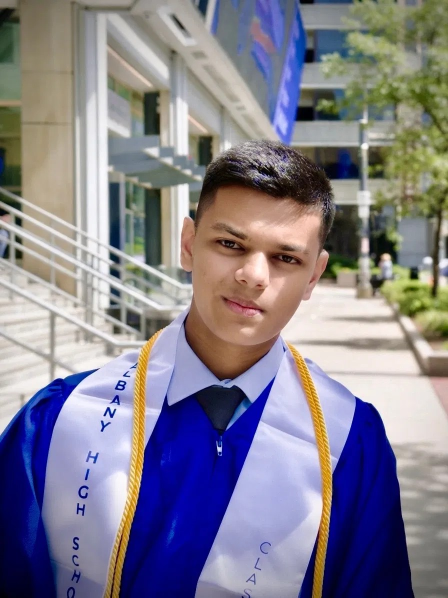
#> input picture brand/photos/preview-6.jpg, 896 x 1195 px (shown at 1/2 size); its folder holds 6 pictures in this run
$ python make-images.py
#> lines starting #> are read from the running program, lines starting #| are printed output that depends on the picture
#!/usr/bin/env python3
"""Generate the site's photos and logos from brand/.

    python3 tools/make-images.py

Each template image keeps its file name (so no HTML/JS has to change) and its
original aspect ratio; the new content is cropped around the subject. Crop
centres are fractions of the source image (fx, fy) and `span` is the crop
height as a fraction of the source height (capped to fit the image).
"""
import base64
import io
from pathlib import Path

from PIL import Image, ImageDraw, ImageFont, ImageOps

ROOT = Path(__file__).resolve().parent.parent
PHOTOS = ROOT / "brand/photos"
LOGOS = ROOT / "brand/logos"
IMAGES = ROOT / "site/_ext/framerusercontent.com/images"
BRAND_OUT = ROOT / "site/brand"


def crop(src, size, fx, fy, span):
    """Crop `src` to the aspect of `size` around (fx, fy), then resize."""
#> called with src = 'preview-6.jpg', size = (870, 869), fx = 0.59, fy = 0.42, span = 0.47
    im = ImageOps.exif_transpose(Image.open(PHOTOS / src)).convert("RGB")
#> im is the input picture: PIL image 896x1195 RGB; mean R, G, B 131.5, 127.3, 140.9
    W, H = im.size
#> W = 896; H = 1195
    tw, th = size
    aspect = tw / th
    h = min(H * span, H, W / aspect)
#> h = 561.6
    w = h * aspect
#> w = 562.3
    cx, cy = fx * W, fy * H
#> cx = 528.6; cy = 501.9
    left = min(max(cx - w / 2, 0), W - w)
#> left = 247.5
    top = min(max(cy - h / 2, 0), H - h)
#> top = 221.1
    box = tuple(round(v) for v in (left, top, left + w, top + h))
#> box = (247, 221, 810, 783)
    return im.crop(box).resize(size, Image.LANCZOS)
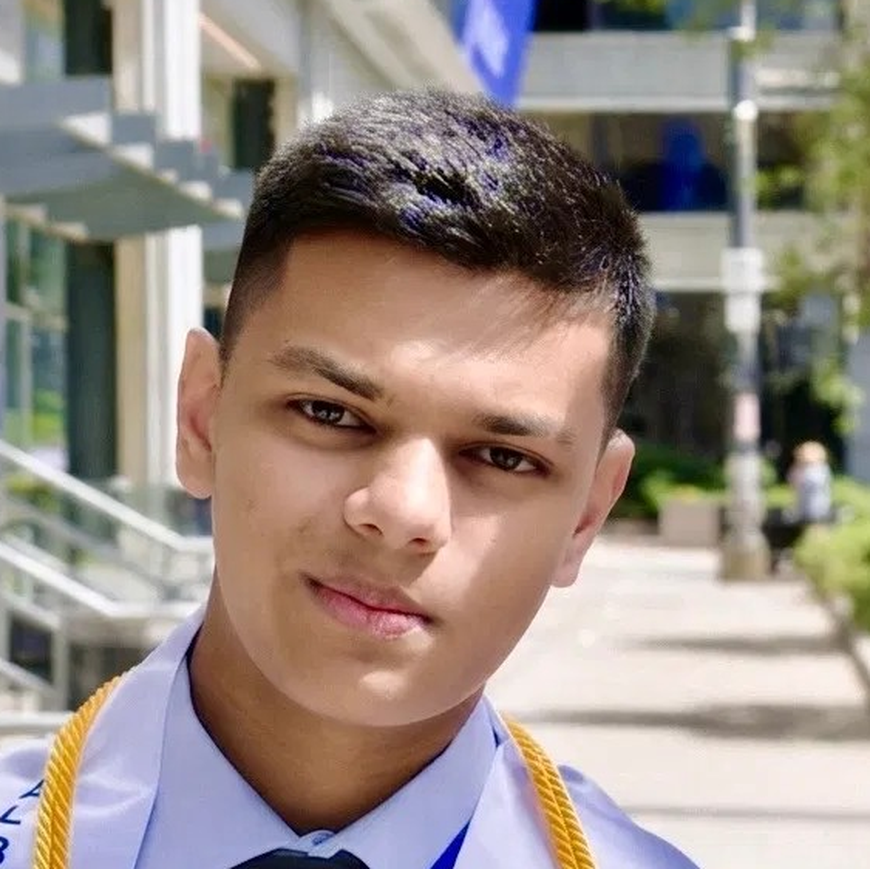
#> returned value: PIL image 870x869 RGB; mean R, G, B 150.6, 138, 130


# [62 lines left out: functions mark, logo_card, fit_card, fan_card, not called in this run]


def save(im, name):
#> called with name = 'tEtevi8JenLoBT4YdyPpWydOJg.png'
    path = IMAGES / name if "/" not in name else ROOT / name
    path.parent.mkdir(parents=True, exist_ok=True)
    if path.suffix == ".jpg":
        im.save(path, quality=88, optimize=True, progressive=True)
    else:
        im.save(path, optimize=True)
    print(f"{path.relative_to(ROOT)}  {im.size[0]}x{im.size[1]}")
#| site/_ext/framerusercontent.com/images/tEtevi8JenLoBT4YdyPpWydOJg.png  870x869


# Portraits replacing the template's model.
save(crop("preview-6.jpg", (870, 869), 0.59, 0.42, 0.47), "tEtevi8JenLoBT4YdyPpWydOJg.png")  # avatars, "2026", "it's me"
save(crop("preview-2.jpg", (870, 869), 0.55, 0.40, 0.45), "O9xt0wGigYzX3kxKzDZ20639Y.jpg")  # About signature avatar
#> call 2 of crop, with src = 'preview-2.jpg', size = (870, 869), fx = 0.55, fy = 0.4, span = 0.45
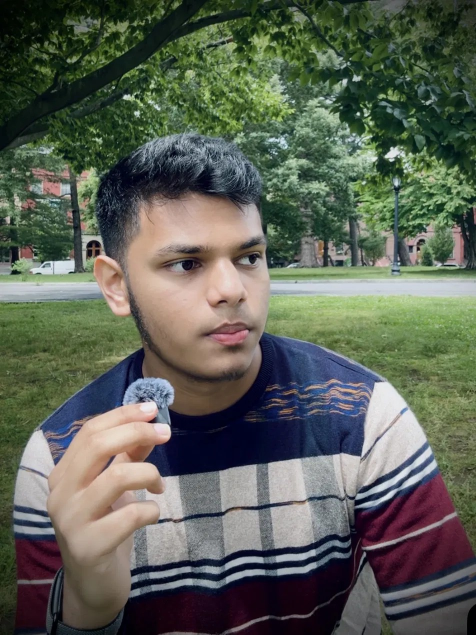
#> input picture brand/photos/preview-2.jpg, 952 x 1269 px (shown at 1/2 size)
#> in crop, im is the input picture: PIL image 952x1269 RGB; mean R, G, B 91.8, 97.2, 85.4
#> in crop (call 2), `return im.crop(box).resize(size, Image.LANCZOS)`:
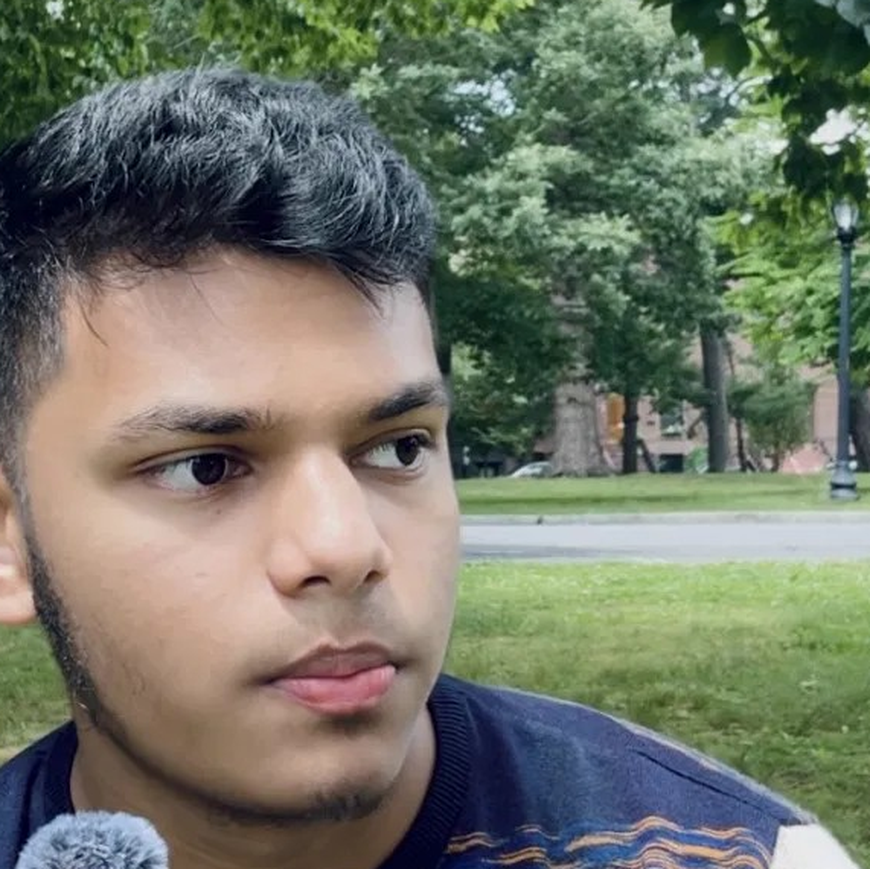
#> returned value: PIL image 870x869 RGB; mean R, G, B 112.4, 117.4, 103
#| site/_ext/framerusercontent.com/images/O9xt0wGigYzX3kxKzDZ20639Y.jpg  870x869
save(crop("IMG_4047.jpg", (382, 456), 0.52, 0.50, 0.55), "M2iKrRxfHsXjyXQCMHtRP56IA.png")  # inline photo in the hero sentence
#> call 3 of crop, with src = 'IMG_4047.jpg', size = (382, 456), fx = 0.52, fy = 0.5, span = 0.55
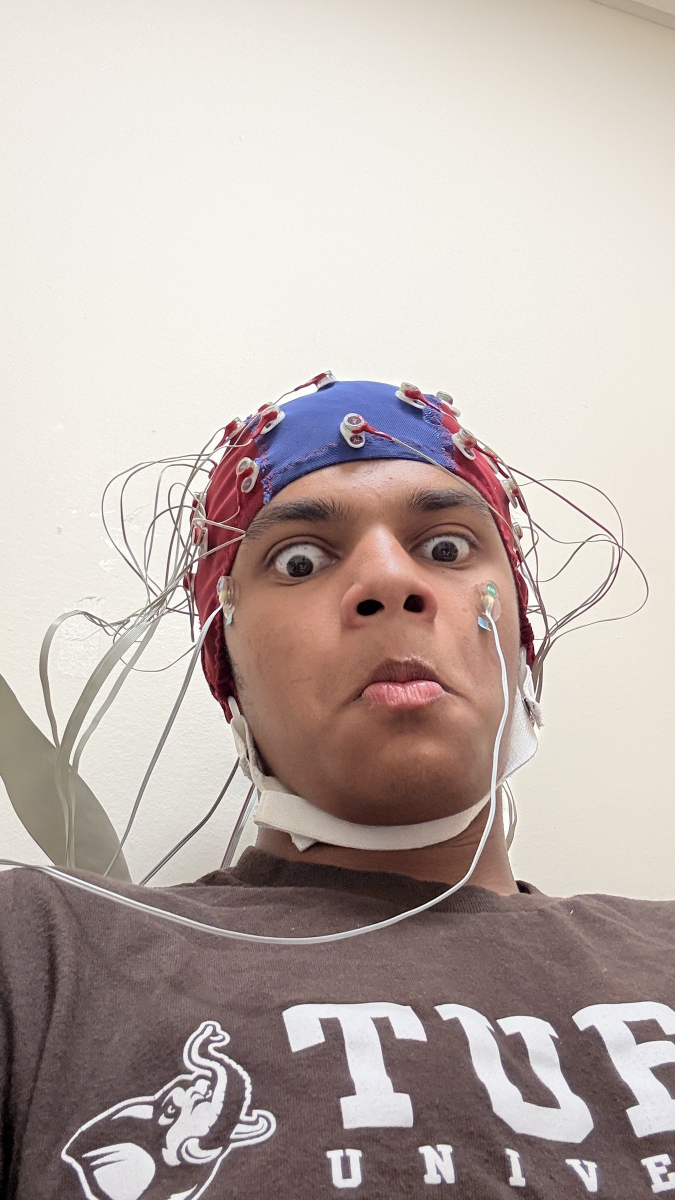
#> input picture brand/photos/IMG_4047.jpg, 1350 x 2400 px (shown at 1/2 size)
#> in crop, im is the input picture: PIL image 1350x2400 RGB; mean R, G, B 189.1, 176.3, 171.3
#> in crop (call 3), `return im.crop(box).resize(size, Image.LANCZOS)`:
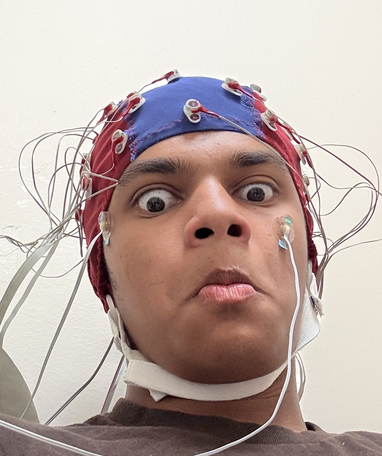
#> returned value: PIL image 382x456 RGB; mean R, G, B 188, 170.3, 164.7
#| site/_ext/framerusercontent.com/images/M2iKrRxfHsXjyXQCMHtRP56IA.png  382x456
save(crop("IMG_5195.jpg", (938, 898), 0.50, 0.67, 0.56), "wxpAecGN18uH8LxIHrSmqj7J5s.png")  # contact polaroid "random shot"
#> (the run stopped early here; a loop or call above may not have finished)
